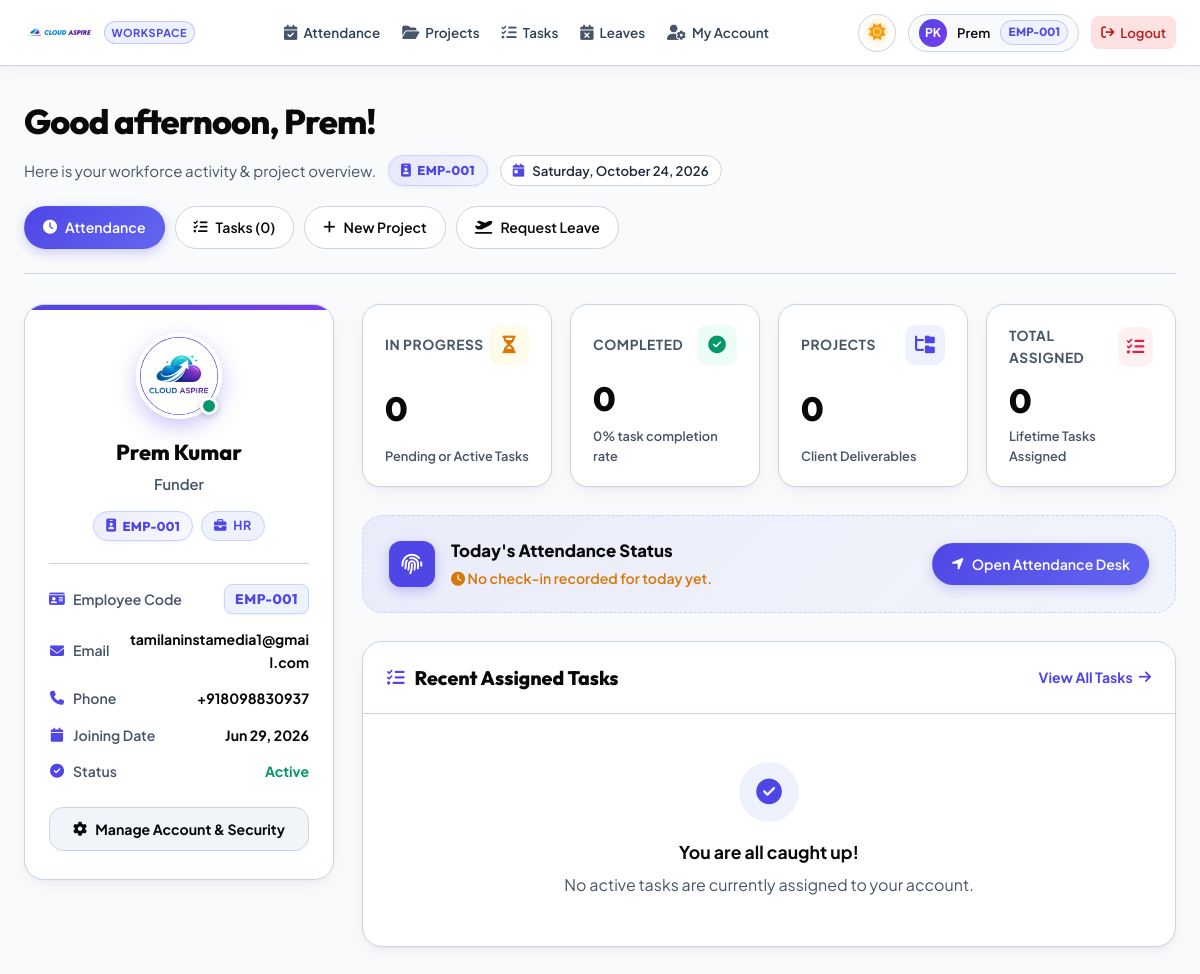
/employee_dashboard (signed in), run on the app's committed database.
### tables this page shows
CREATE TABLE `site_settings` (
  `id` int(11) NOT NULL AUTO_INCREMENT,
  `site_name` varchar(120) NOT NULL,
  `tagline` varchar(255) DEFAULT NULL,
  `brand_color` varchar(20) DEFAULT '#4f46e5',
  `support_email` varchar(255) DEFAULT NULL,
  `support_phone` varchar(50) DEFAULT NULL,
  `logo` varchar(255) DEFAULT NULL,
  `favicon` varchar(255) DEFAULT NULL,
  `smtp_host` varchar(255) DEFAULT NULL,
  `smtp_port` smallint(5) unsigned NOT NULL DEFAULT 587,
  `smtp_encryption` varchar(10) NOT NULL DEFAULT 'tls',
  `smtp_username` varchar(255) DEFAULT NULL,
  `smtp_password` text DEFAULT NULL,
  `smtp_from_email` varchar(255) DEFAULT NULL,
  `smtp_from_name` varchar(120) DEFAULT NULL,
  `is_active` tinyint(1) NOT NULL DEFAULT 1,
  `created_at` timestamp NOT NULL DEFAULT current_timestamp(),
  `updated_at` timestamp NOT NULL DEFAULT current_timestamp() ON UPDATE current_timestamp(),
  `office_name` varchar(150) NOT NULL DEFAULT 'Cloud Aspire Headquarters',
  `office_address` varchar(255) DEFAULT NULL,
  `office_latitude` decimal(10,8) DEFAULT 11.94160000,
  `office_longitude` decimal(11,8) DEFAULT 79.80830000,
  `office_radius_meters` int(11) NOT NULL DEFAULT 100,
  `location_attendance_enabled` tinyint(1) NOT NULL DEFAULT 1,
  `wfh_early_window_minutes` int(11) NOT NULL DEFAULT 15,
  `wfh_grace_period_minutes` int(11) NOT NULL DEFAULT 15,
  `wfh_late_threshold_minutes` int(11) NOT NULL DEFAULT 30,
  `wfh_auto_reschedule_allowed` tinyint(1) NOT NULL DEFAULT 0,
  PRIMARY KEY (`id`)
);

CREATE TABLE `employees` (
  `id` int(11) NOT NULL AUTO_INCREMENT,
  `first_name` varchar(50) NOT NULL,
  `last_name` varchar(50) NOT NULL,
  `email` varchar(100) NOT NULL,
  `password` varchar(255) DEFAULT NULL,
  `phone` varchar(20) DEFAULT NULL,
  `department` varchar(50) DEFAULT NULL,
  `position` varchar(100) DEFAULT NULL,
  `salary` decimal(10,2) DEFAULT NULL,
  `hire_date` date DEFAULT NULL,
  `status` enum('active','inactive','on_leave') DEFAULT 'active',
  `work_mode` enum('on_site','wfh') NOT NULL DEFAULT 'on_site',
  `created_at` timestamp NOT NULL DEFAULT current_timestamp(),
  `updated_at` timestamp NOT NULL DEFAULT current_timestamp() ON UPDATE current_timestamp(),
  `avatar` varchar(255) DEFAULT NULL,
  `aadhar_image` varchar(255) DEFAULT NULL,
  `aadhar_verified` tinyint(1) DEFAULT 0,
  `employee_id` varchar(10) DEFAULT NULL,
  `first_login_completed` tinyint(1) DEFAULT 0,
  PRIMARY KEY (`id`),
  UNIQUE KEY `email` (`email`)
);

### employee_dashboard.php (the view, shortened to what the rows shown need)
<?php
require_once 'app/security.php';
$employee_id = $_SESSION['employee_id'];
try {
    $stmt = $pdo->prepare("SELECT * FROM employees WHERE id = ?");
    $stmt->execute([$employee_id]);
    $employee = $stmt->fetch(PDO::FETCH_ASSOC);
    $empCode = !empty($employee['employee_id'])
        ? trim($employee['employee_id'])
        : ('EMP-' . str_pad($employee['id'], 3, '0', STR_PAD_LEFT));
} catch (PDOException $e) {
    error_log("Error fetching employee: " . $e->getMessage());
    $employee = null;
    $empCode = 'EMP-' . str_pad($employee_id, 3, '0', STR_PAD_LEFT);
}
$currentHour = (int)date('H');
if ($currentHour < 12) {
    $timeGreeting = "Good morning";
} elseif ($currentHour < 17) {
    $timeGreeting = "Good afternoon";
} else {
    $timeGreeting = "Good evening";
}
?>
<!DOCTYPE html>
<html lang="en">
<head>
    <link rel="stylesheet" href="https://cdnjs.cloudflare.com/ajax/libs/font-awesome/6.5.1/css/all.min.css">
    <link rel="stylesheet" href="/assets/css/theme.css">
</head>
<body>
    <?php include 'employee_header.php'; ?>
    <main class="dash-container">
        <section class="welcome-header">
            <div class="welcome-title-wrap">
                <h1><?php echo htmlspecialchars($timeGreeting); ?>, <?php echo htmlspecialchars($employee['first_name']); ?>!</h1>
                <div class="welcome-subtitle">
                    <span>Here is your workforce activity &amp; project overview.</span>
                    <span class="emp-code-pill" title="Official Employee Code">
                        <i class="fas fa-id-badge"></i>
                        <span><?php echo htmlspecialchars($empCode); ?></span>
                    </span>
                    <span class="live-date-pill">
                    </span>
                </div>
            </div>
        </section>
        <div class="dashboard-grid">
            <aside class="profile-widget-card" aria-label="Employee profile details">
                <div class="avatar-wrap">
                    <div class="profile-avatar-lg">
                        <?php if (!empty($employee['avatar']) && file_exists(__DIR__ . '/assets/uploads/avatars/' . $employee['avatar'])): ?>
                            <img src="assets/uploads/avatars/<?php echo htmlspecialchars($employee['avatar']); ?>" alt="Profile" style="width:100%; height:100%; border-radius:50%; object-fit:cover;">
                        <?php endif; ?>
                    </div>
                    <span class="status-dot-badge" title="Active Account"></span>
                </div>
                <h2 class="profile-emp-name"><?php echo htmlspecialchars($employee['first_name'] . ' ' . $employee['last_name']); ?></h2>
                <p class="profile-emp-role"><?php echo htmlspecialchars($employee['position'] ?: 'Team Member'); ?></p>
                <div style="display: flex; gap: 8px; justify-content: center; flex-wrap: wrap; margin-bottom: 22px;">
                    <span class="emp-code-pill" title="Employee Code">
                        <i class="fas fa-id-badge"></i>
                        <span><?php echo htmlspecialchars($empCode); ?></span>
                    </span>
                    <span class="department-pill" style="margin-bottom: 0;">
                        <i class="fas fa-briefcase icon-anim-float"></i>
                        <span><?php echo htmlspecialchars($employee['department'] ?: 'Operations'); ?></span>
                    </span>
                </div>
                <div class="profile-detail-list">
                    <div class="detail-row">
                        <span class="detail-val">
                            <span class="emp-code-badge" title="Official Employee Code"><?php echo htmlspecialchars($empCode); ?></span>
                        </span>
                    </div>
                    <div class="detail-row">
                        <span class="detail-key"><i class="fas fa-envelope"></i> Email</span>
                        <span class="detail-val"><?php echo htmlspecialchars($employee['email']); ?></span>
                    </div>
                    <div class="detail-row">
                        <span class="detail-key"><i class="fas fa-phone"></i> Phone</span>
                        <span class="detail-val"><?php echo htmlspecialchars($employee['phone'] ?: 'Not Provided'); ?></span>
                    </div>
                    <div class="detail-row">
                        <span class="detail-key"><i class="fas fa-calendar"></i> Joining Date</span>
                        <span class="detail-val">
                            <?php echo $employee['hire_date'] ? date('M j, Y', strtotime($employee['hire_date'])) : 'Active'; ?>
                        </span>
                    </div>
                    <div class="detail-row">
                        <span class="detail-key"><i class="fas fa-circle-check"></i> Status</span>
                        <span class="detail-val" style="color: var(--db-emerald); text-transform: capitalize;">
                            <?php echo htmlspecialchars($employee['status'] ?: 'Active'); ?>
                        </span>
                    </div>
                </div>
                <a href="employee_account" class="btn-manage-account">
                    <i class="fas fa-gear icon-anim-spin"></i> Manage Account &amp; Security
                </a>
            </aside>
            <div class="content-area">
                <section class="section-box" aria-label="Recent Sprint Tasks">
                    <div class="section-box-header">
                        <h2 class="section-box-title">
                            <i class="fas fa-list-check"></i>
                            <span>Recent Assigned Tasks</span>
                        </h2>
                    </div>
                </section>
            </div>
        </div>
    </main>
</body>
</html>

### employee_header.php (shortened to what the rows shown need)
<?php
$activeSiteSettings = null;
if (isset($pdo) && $pdo instanceof PDO) {
    try {
        $stmt = $pdo->query("SELECT site_name, logo, favicon FROM site_settings WHERE is_active = 1 ORDER BY updated_at DESC LIMIT 1");
        $activeSiteSettings = $stmt->fetch();
    } catch (PDOException $e) {}
}
$brandLogo = !empty($activeSiteSettings['logo']) ? 'assets/uploads/site/' . rawurlencode($activeSiteSettings['logo']) : null;
$siteName  = !empty($activeSiteSettings['site_name']) ? $activeSiteSettings['site_name'] : 'Cloud Aspire';
?>
<nav class="emp-navbar" role="navigation" aria-label="Employee portal navigation">
    <div class="emp-nav-container">
        <a href="employee_dashboard" class="emp-nav-brand" aria-label="<?php echo htmlspecialchars($siteName); ?> Dashboard">
            <?php if ($brandLogo): ?>
                <img src="<?php echo htmlspecialchars($brandLogo); ?>" alt="<?php echo htmlspecialchars($siteName); ?> logo">
            <?php endif; ?>
            <span class="emp-nav-badge">Workspace</span>
        </a>
        <div class="emp-nav-actions">
            <a href="employee_account" class="emp-user-profile-link" title="Manage Account & Settings">
                <div class="emp-user-avatar">
                    <?php
                        $empName = $_SESSION['employee_name'] ?? 'Employee';
                        $words = explode(' ', trim($empName));
                        $initials = strtoupper(substr($words[0], 0, 1) . (isset($words[1]) ? substr($words[1], 0, 1) : ''));
                        echo htmlspecialchars($initials ?: 'EM');
                    ?>
                </div>
                <span><?php echo htmlspecialchars(explode(' ', trim($empName))[0]); ?></span>
                <?php if (!empty($_SESSION['employee_code'])): ?>
                    <span class="emp-nav-code-badge" title="Employee Code"><?php echo htmlspecialchars($_SESSION['employee_code']); ?></span>
                <?php endif; ?>
            </a>
        </div>
    </div>
</nav>

### data on the page
site_settings: logo (picture)
employees: first_name+last_name "PK", first_name "Prem", employee "EMP-001", avatar (picture), first_name+last_name "Prem Kumar", position "Funder", department "HR", email "tamilaninstamedia1@gmail.com", phone "+918098830937", hire_date "Jun 29, 2026", status "Active"

### other printed values
$item['label'] "Attendance"
$item['label'] "Projects"
$item['label'] "Tasks"
$item['label'] "Leaves"
$item['label'] "My Account"
$_SESSION['employee_code'] "EMP-001"
$timeGreeting "Good afternoon"
$pendingTasks "0"
$completedTasks "0"
$completionRate "0"
$totalProjects "0"
$totalTasks "0"
